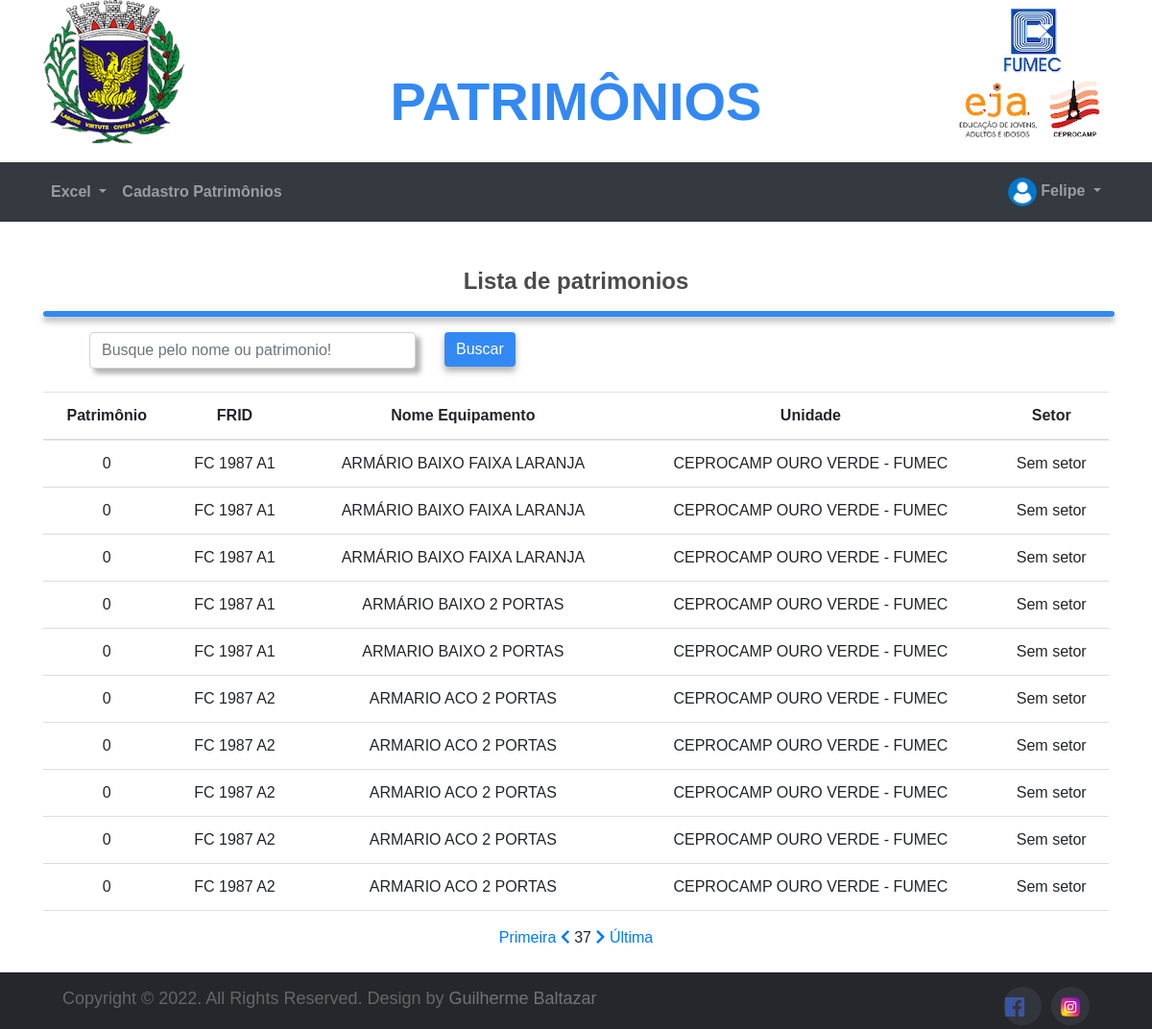
/Patrimonios/patrimonios/?pagina=37 (signed in), run on the app's committed database.
### tables this page shows
CREATE TABLE `patrimonio` (
  `id` int(11) NOT NULL,
  `usuario` varchar(50) NOT NULL DEFAULT 'Sem Usuário',
  `coordenada` varchar(50) NOT NULL DEFAULT 'Sem coordenada',
  `equipamento` varchar(50) NOT NULL,
  `qtd` int(250) DEFAULT '1',
  `frid` varchar(41) NOT NULL DEFAULT 'Sem ID',
  `patrimonio` int(50) NOT NULL DEFAULT '00000',
  `serie` varchar(50) NOT NULL DEFAULT 'S/N',
  `setor` varchar(50) NOT NULL DEFAULT 'Sem setor',
  `unidade` varchar(50) NOT NULL,
  `data` datetime DEFAULT CURRENT_TIMESTAMP,
  `observacao` varchar(250) DEFAULT 'Sem observações'
);

### Patrimonios/patrimonios/index.php (the view, shortened to what this page needs)
<?php
include_once("../ConexaoBd/config.php");
if (!empty($_GET['search'])) {
    $data = $_GET['search'];
    $sql = "SELECT * FROM `patrimonio` WHERE patrimonio LIKE ? OR equipamento LIKE ? OR setor LIKE ?  OR unidade LIKE ? OR frid LIKE ? ORDER BY `id` DESC";
    $stmt = $conexao->prepare($sql);
    $stmt->bind_param('sssss', $data, $data, $data, $data, $data);
    $stmt->execute();
    $result = $stmt->get_result();
} else {
    $pagina = 1;
    if (isset($_GET['pagina']))
        $pagina = filter_input(INPUT_GET, "pagina", FILTER_VALIDATE_INT);
    $limite = 10;
    $inicio = ($pagina * $limite) - $limite;
    $registros = $conexao->query("SELECT COUNT(id) as count FROM patrimonio")->fetch_assoc()["count"];
    $paginasT = ceil($registros / $limite);
    $query = "SELECT * FROM patrimonio ORDER BY id DESC LIMIT $inicio, $limite";
    $result = $conexao->query($query);
}
?>
<?php include 'header-menu.php' ?>
<body>
    <br>
    <br>
    <div class="container">
        <div class="text-center">
            <h4 class="bold">Lista de patrimonios</h4>
            <hr class="hr3">
        </div>
        <div class="row">
            <div class="row col-12 justify-content-between">
                <div class="ml-5 col-8">
                    <div class="row box-search d-flex justify-content-between">
                        <div class="col-6">
                            <input type="text" id="pesquisar" style="box-shadow: rgba(75, 75, 75, 0.25) 5px 5px 5px, rgba(75, 75, 75, 0.22) 5px 5px 5px;" class="form-control" size="45" name="pesquisa" autocomplete="off" placeholder="Busque pelo nome ou patrimonio!">
                        </div>
                        <div class="col-6">
                            <button type="search" onclick="searchData()" class="btn btn-primary">Buscar</button>
                        </div>
                    </div>
                </div>
                <div class="ml-3 col-2">
                </div>
            </div>
        </div>
    </div>
    <br>
    <div class="container">
        <table class="table table-hover ">
            <thead>
                <tr>
                    <th class="text-center">Patrimônio</th>
                    <th class="text-center">FRID</th>
                    <th class="text-center">Nome Equipamento</th>
                    <th class="text-center">Unidade</th>
                    <th class="text-center">Setor</th>
                </tr>
            </thead>
            <tbody>
                <?php foreach ($result as $rows) : ?>
                    <tr>
                        <td class="text-center"><?php echo $rows['patrimonio']; ?></td>
                        <td class="text-center"><?php echo $rows['frid']; ?></td>
                        <td class="text-center"><?php echo $rows['equipamento']; ?></td>
                        <td class="text-center"><?php echo $rows['unidade']; ?></td>
                        <td class="text-center"><?php echo $rows['setor']; ?></td>
                    </tr>
                <?php endforeach; ?>
            </tbody>
        </table>
        <div class="container">
    <div class="col-12 text-center">
        <a href="?pagina=1">Primeira</a>
        <?php if ($pagina > 1): ?>
            <a href="?pagina=<?= $pagina - 1 ?>"><i class="fas fa-chevron-left"></i></a>
        <?php endif; ?>
        <?= $pagina ?>
        <?php if ($pagina < $paginasT): ?>
            <a href="?pagina=<?= $pagina + 1 ?>"><i class="fas fa-chevron-right"></i></a>
        <?php endif; ?>
        <a href="?pagina=<?= $paginasT ?>">Última</a>
    </div>
</div>
    </div>
    <br>
</body>
<?php include 'footer.php' ?>

### Patrimonios/CSS/Principal.css (style rules this page uses)
* { margin: 0px; padding: 0px; box-sizing: border-box; }
html { scroll-behavior: smooth; }
.bold { font-weight: bold; color: rgb(75, 75, 75); }
th, td { border-bottom: 1px solid #ddd; padding: 15px; }
.hr3 { width: 100%; border: solid; color: #3389F4FF; border-radius: 10px; box-shadow: rgba(75, 75, 75, 0.25) 0px 4px 8px, rgba(75, 75, 75, 0.22) 0px 5px 5px; }
.btn-primary { background-color: #3389F4; border: #348af4b3; box-shadow: rgba(75, 75, 75, 0.25) 0px 4px 8px, rgba(75, 75, 75, 0.22) 0px 5px 5px; }
body { font-family: "Montserrat", sans-serif; }

### data on the page
patrimonio: patrimonio "0", frid "FC 1987 A1", equipamento "ARMÁRIO BAIXO FAIXA LARANJA", unidade "CEPROCAMP OURO VERDE - FUMEC", setor "Sem setor"
patrimonio: patrimonio "0", frid "FC 1987 A1", equipamento "ARMÁRIO BAIXO FAIXA LARANJA", unidade "CEPROCAMP OURO VERDE - FUMEC", setor "Sem setor"
patrimonio: patrimonio "0", frid "FC 1987 A1", equipamento "ARMÁRIO BAIXO FAIXA LARANJA", unidade "CEPROCAMP OURO VERDE - FUMEC", setor "Sem setor"
patrimonio: patrimonio "0", frid "FC 1987 A1", equipamento "ARMÁRIO BAIXO 2 PORTAS", unidade "CEPROCAMP OURO VERDE - FUMEC", setor "Sem setor"
patrimonio: patrimonio "0", frid "FC 1987 A1", equipamento "ARMARIO BAIXO 2 PORTAS", unidade "CEPROCAMP OURO VERDE - FUMEC", setor "Sem setor"
patrimonio: patrimonio "0", frid "FC 1987 A2", equipamento "ARMARIO ACO 2 PORTAS", unidade "CEPROCAMP OURO VERDE - FUMEC", setor "Sem setor"
patrimonio: patrimonio "0", frid "FC 1987 A2", equipamento "ARMARIO ACO 2 PORTAS", unidade "CEPROCAMP OURO VERDE - FUMEC", setor "Sem setor"
patrimonio: patrimonio "0", frid "FC 1987 A2", equipamento "ARMARIO ACO 2 PORTAS", unidade "CEPROCAMP OURO VERDE - FUMEC", setor "Sem setor"
patrimonio: patrimonio "0", frid "FC 1987 A2", equipamento "ARMARIO ACO 2 PORTAS", unidade "CEPROCAMP OURO VERDE - FUMEC", setor "Sem setor"
patrimonio: patrimonio "0", frid "FC 1987 A2", equipamento "ARMARIO ACO 2 PORTAS", unidade "CEPROCAMP OURO VERDE - FUMEC", setor "Sem setor"

### other printed values
$_SESSION['nome'] "Felipe"
$pagina "37"
